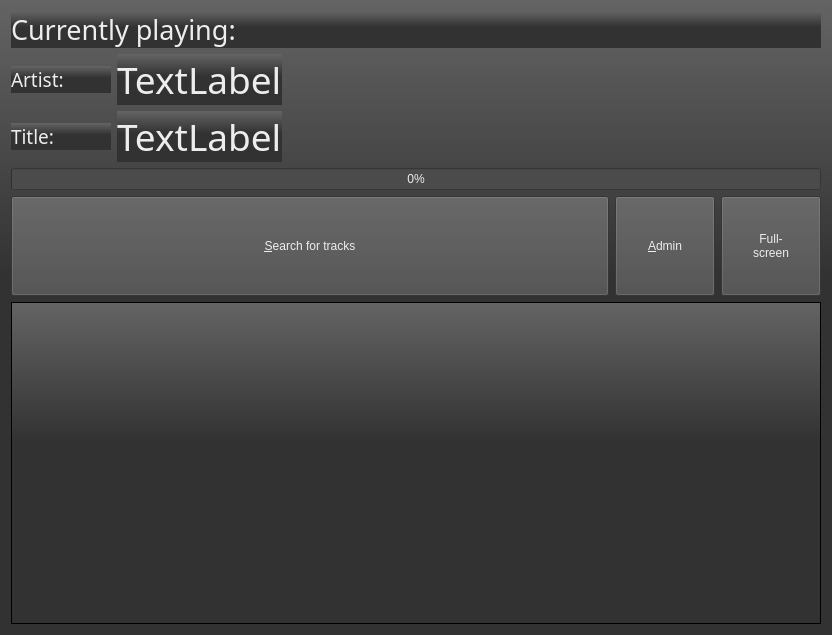
<?xml version="1.0" encoding="UTF-8"?>
<ui version="4.0">
 <author>Thomas</author>
 <class>MainWidget</class>
 <widget class="QWidget" name="MainWidget">
  <property name="geometry">
   <rect>
    <x>0</x>
    <y>0</y>
    <width>832</width>
    <height>635</height>
   </rect>
  </property>
  <property name="styleSheet">
   <string notr="true">background: qlineargradient(spread:pad, x1:1, y1:1, x2:1, y2:0, stop:0.565217 rgba(50, 50, 50, 255), stop:1 rgba(100, 100, 100, 255));
font: 14pt &quot;Sans Serif&quot;;
color: rgb(237, 237, 237);</string>
  </property>
  <layout class="QVBoxLayout" name="verticalLayout_2">
   <item>
    <layout class="QVBoxLayout" name="verticalLayout">
     <item>
      <widget class="QLabel" name="stateLabel">
       <property name="font">
        <font>
         <family>Sans Serif</family>
         <pointsize>20</pointsize>
         <weight>50</weight>
         <italic>false</italic>
         <bold>false</bold>
        </font>
       </property>
       <property name="styleSheet">
        <string notr="true">font: 20pt &quot;Sans Serif&quot;;</string>
       </property>
       <property name="text">
        <string>Currently playing:</string>
       </property>
      </widget>
     </item>
     <item>
      <layout class="QHBoxLayout" name="horizontalLayout">
       <item>
        <widget class="QLabel" name="label_2">
         <property name="sizePolicy">
          <sizepolicy hsizetype="Preferred" vsizetype="Fixed">
           <horstretch>0</horstretch>
           <verstretch>0</verstretch>
          </sizepolicy>
         </property>
         <property name="minimumSize">
          <size>
           <width>100</width>
           <height>0</height>
          </size>
         </property>
         <property name="font">
          <font>
           <family>Sans Serif</family>
           <pointsize>14</pointsize>
           <weight>50</weight>
           <italic>false</italic>
           <bold>false</bold>
          </font>
         </property>
         <property name="styleSheet">
          <string notr="true"/>
         </property>
         <property name="text">
          <string>Artist:</string>
         </property>
        </widget>
       </item>
       <item>
        <widget class="QLabel" name="curArtist">
         <property name="font">
          <font>
           <family>Sans Serif</family>
           <pointsize>28</pointsize>
           <weight>50</weight>
           <italic>false</italic>
           <bold>false</bold>
          </font>
         </property>
         <property name="styleSheet">
          <string notr="true">font: 28pt &quot;Sans Serif&quot;;</string>
         </property>
         <property name="text">
          <string>TextLabel</string>
         </property>
        </widget>
       </item>
       <item>
        <spacer name="horizontalSpacer_2">
         <property name="orientation">
          <enum>Qt::Horizontal</enum>
         </property>
         <property name="sizeHint" stdset="0">
          <size>
           <width>40</width>
           <height>20</height>
          </size>
         </property>
        </spacer>
       </item>
      </layout>
     </item>
     <item>
      <layout class="QHBoxLayout" name="horizontalLayout_2">
       <item>
        <widget class="QLabel" name="label_5">
         <property name="sizePolicy">
          <sizepolicy hsizetype="Preferred" vsizetype="Fixed">
           <horstretch>0</horstretch>
           <verstretch>0</verstretch>
          </sizepolicy>
         </property>
         <property name="minimumSize">
          <size>
           <width>100</width>
           <height>0</height>
          </size>
         </property>
         <property name="font">
          <font>
           <family>Sans Serif</family>
           <pointsize>14</pointsize>
           <weight>50</weight>
           <italic>false</italic>
           <bold>false</bold>
          </font>
         </property>
         <property name="text">
          <string>Title:</string>
         </property>
        </widget>
       </item>
       <item>
        <widget class="QLabel" name="curTitle">
         <property name="font">
          <font>
           <family>Sans Serif</family>
           <pointsize>28</pointsize>
           <weight>50</weight>
           <italic>false</italic>
           <bold>false</bold>
          </font>
         </property>
         <property name="styleSheet">
          <string notr="true">font: 28pt &quot;Sans Serif&quot;;</string>
         </property>
         <property name="text">
          <string>TextLabel</string>
         </property>
        </widget>
       </item>
       <item>
        <spacer name="horizontalSpacer">
         <property name="orientation">
          <enum>Qt::Horizontal</enum>
         </property>
         <property name="sizeHint" stdset="0">
          <size>
           <width>40</width>
           <height>20</height>
          </size>
         </property>
        </spacer>
       </item>
      </layout>
     </item>
     <item>
      <widget class="QProgressBar" name="songProgress">
       <property name="styleSheet">
        <string notr="true">background-color: rgb(75, 75, 75);
selection-background-color: rgb(126, 0, 2);

</string>
       </property>
       <property name="value">
        <number>0</number>
       </property>
      </widget>
     </item>
    </layout>
   </item>
   <item>
    <layout class="QHBoxLayout" name="horizontalLayout_3">
     <item>
      <widget class="QPushButton" name="searchBtn">
       <property name="minimumSize">
        <size>
         <width>0</width>
         <height>100</height>
        </size>
       </property>
       <property name="styleSheet">
        <string notr="true">background-color: rgb(75, 75, 75);
font: 20pt &quot;Sans Serif&quot;;</string>
       </property>
       <property name="text">
        <string>&amp;Search for tracks</string>
       </property>
      </widget>
     </item>
     <item>
      <widget class="QPushButton" name="adminBtn">
       <property name="sizePolicy">
        <sizepolicy hsizetype="Fixed" vsizetype="Fixed">
         <horstretch>0</horstretch>
         <verstretch>0</verstretch>
        </sizepolicy>
       </property>
       <property name="minimumSize">
        <size>
         <width>100</width>
         <height>100</height>
        </size>
       </property>
       <property name="styleSheet">
        <string notr="true">background-color: rgb(75, 75, 75);</string>
       </property>
       <property name="text">
        <string>&amp;Admin</string>
       </property>
      </widget>
     </item>
     <item>
      <widget class="QPushButton" name="fullscreenBtn">
       <property name="sizePolicy">
        <sizepolicy hsizetype="Fixed" vsizetype="Fixed">
         <horstretch>0</horstretch>
         <verstretch>0</verstretch>
        </sizepolicy>
       </property>
       <property name="minimumSize">
        <size>
         <width>100</width>
         <height>100</height>
        </size>
       </property>
       <property name="styleSheet">
        <string>background-color: rgb(75, 75, 75);</string>
       </property>
       <property name="text">
        <string>Full-
screen</string>
       </property>
      </widget>
     </item>
    </layout>
   </item>
   <item>
    <widget class="QListWidget" name="playlist">
     <property name="styleSheet">
      <string notr="true">selection-color: rgba(255, 255, 255, 0);</string>
     </property>
     <property name="selectionMode">
      <enum>QAbstractItemView::NoSelection</enum>
     </property>
    </widget>
   </item>
  </layout>
 </widget>
 <resources/>
 <connections>
  <connection>
   <sender>adminBtn</sender>
   <signal>clicked()</signal>
   <receiver>MainWidget</receiver>
   <slot>enterAdmin()</slot>
   <hints>
    <hint type="sourcelabel">
     <x>711</x>
     <y>294</y>
    </hint>
    <hint type="destinationlabel">
     <x>665</x>
     <y>83</y>
    </hint>
   </hints>
  </connection>
  <connection>
   <sender>searchBtn</sender>
   <signal>clicked()</signal>
   <receiver>MainWidget</receiver>
   <slot>enterSearch()</slot>
   <hints>
    <hint type="sourcelabel">
     <x>601</x>
     <y>294</y>
    </hint>
    <hint type="destinationlabel">
     <x>655</x>
     <y>300</y>
    </hint>
   </hints>
  </connection>
  <connection>
   <sender>fullscreenBtn</sender>
   <signal>clicked()</signal>
   <receiver>MainWidget</receiver>
   <slot>enterFullscreen()</slot>
   <hints>
    <hint type="sourcelabel">
     <x>777</x>
     <y>257</y>
    </hint>
    <hint type="destinationlabel">
     <x>803</x>
     <y>299</y>
    </hint>
   </hints>
  </connection>
 </connections>
 <slots>
  <slot>enterAdmin()</slot>
  <slot>enterSearch()</slot>
  <slot>enterFullscreen()</slot>
 </slots>
</ui>
